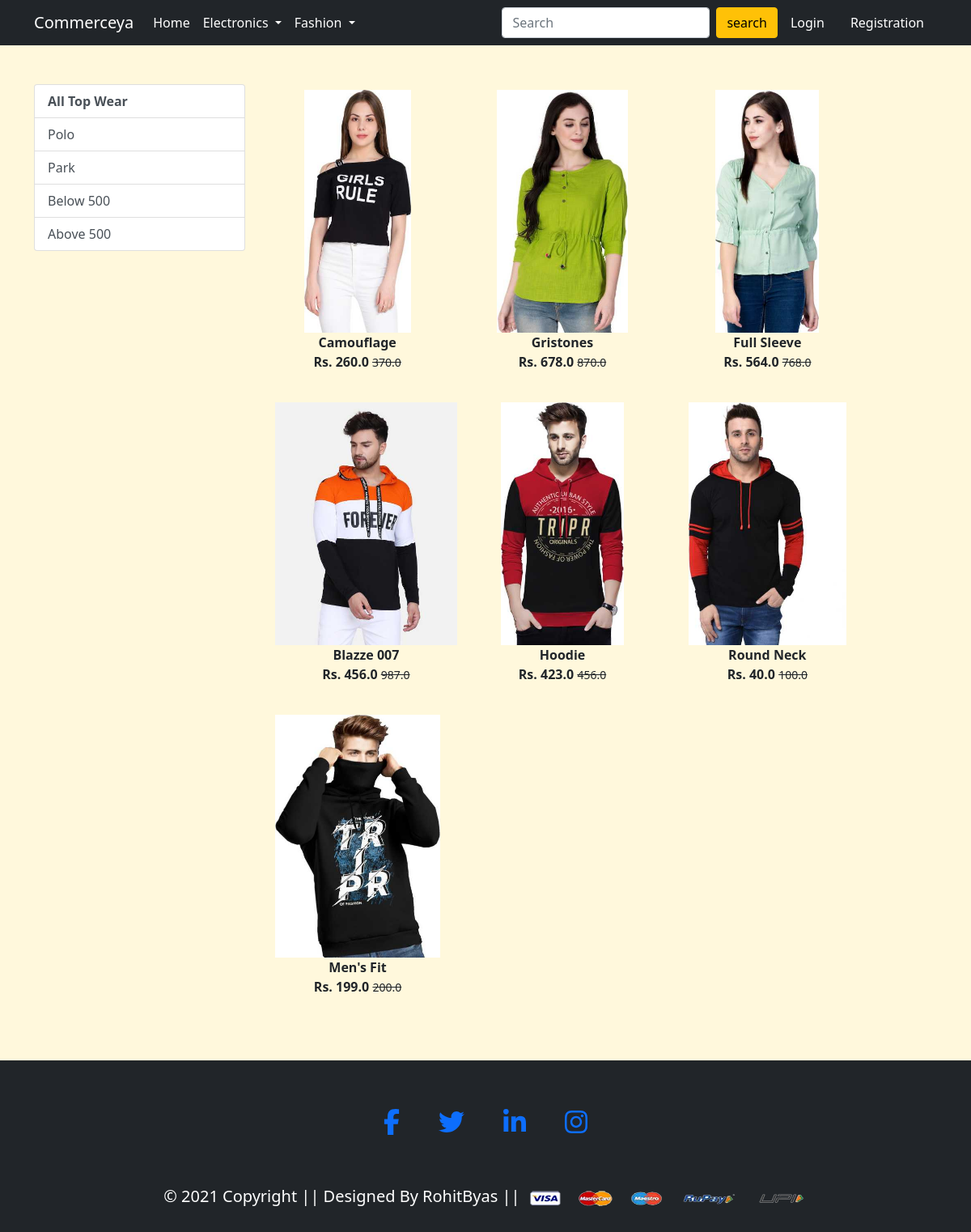
Screenshot of /topwear/ with the database file from the repository.
### app/models.py (models this page shows, shortened)
class Product(models.Model):
    title=models.CharField(max_length=100)
    selling_price=models.FloatField()
    discounted_price=models.FloatField()
    description=models.TextField()
    brand=models.CharField(max_length=100)
    category=models.CharField(choices=CATEGORY_CHOICES,max_length=2)
    product_image=models.ImageField(upload_to='productimg')

### app/views.py (the view)
# urls.py: path('topwear/', views.topwear, name='topwear'),
def topwear(request,data=None):
    totalitem=0
    if data==None:
        topwears=Product.objects.filter(category='TW')
    elif data=='Polo' or data=='Park':
        topwears=Product.objects.filter(category='TW').filter(brand=data)
    elif data=='below':
        topwears=Product.objects.filter(category='TW').filter(discounted_price__lt=500)
    elif data=='above':
        topwears=Product.objects.filter(category='TW').filter(discounted_price__gt=500)
    if request.user.is_authenticated:
        totalitem=len(Cart.objects.filter(user=request.user))
    return render(request, 'app/topwear.html',{'topwears':topwears,'totalitem':totalitem})

### app/templates/app/topwear.html (shortened to what this page needs)
{% extends 'app/base.html' %}
{% load static %}
{% block main-content %}
<div class="container my-5">
 <div class="row">
  <div class="col-sm-3">
   <div class="list-group">
        <a href="{% url 'topwear' %}" class="list-group-item list-group-item-action" aria-current="true"><strong>All Top Wear</strong></a>
        <a href="{% url 'topweardata' 'Polo' %}" class="list-group-item list-group-item-action" aria-current="true">Polo</a>
        <a href="{% url 'topweardata' 'Park' %}" class="list-group-item list-group-item-action" aria-current="true">Park</a>
        <a href="{% url 'topweardata' 'below' %}" class="list-group-item list-group-item-action" aria-current="true">Below 500</a>
        <a href="{% url 'topweardata' 'above' %}" class="list-group-item list-group-item-action" aria-current="true">Above 500</a>
    </div>
  </div>
  <div class="col-sm-8">
      <div class="row">
          {% for product in topwears %}
          <div class="col-sm-4 text-center mb-4">
              <a href="{% url 'product-detail' product.id %}" class="btn">
                  <div class="item">
                      <img src="{{product.product_image.url}}" alt="" height="300">
                      <div class="fw-bold">{{product.title}}</div>
                      <div class="fw-bold">Rs. {{product.discounted_price}}
                        <small class="fw-light text-decoration-line-through">{{product.selling_price}}</small>
                      </div>
                  </div>
              </a>
          </div>
          {% endfor %}
      </div>
  </div>
 </div>
</div>
{% endblock main-content %}

### rows the page displays
Product: product_image (picture), title "Camouflage", discounted_price "260.0", selling_price "370.0"
Product: product_image (picture), title "Gristones", discounted_price "678.0", selling_price "870.0"
Product: product_image (picture), title "Full Sleeve", discounted_price "564.0", selling_price "768.0"
Product: product_image (picture), title "Blazze 007", discounted_price "456.0", selling_price "987.0"
Product: product_image (picture), title "Hoodie", discounted_price "423.0", selling_price "456.0"
Product: product_image (picture), title "Round Neck", discounted_price "40.0", selling_price "100.0"
Product: product_image (picture), title "Men's Fit", discounted_price "199.0", selling_price "200.0"
